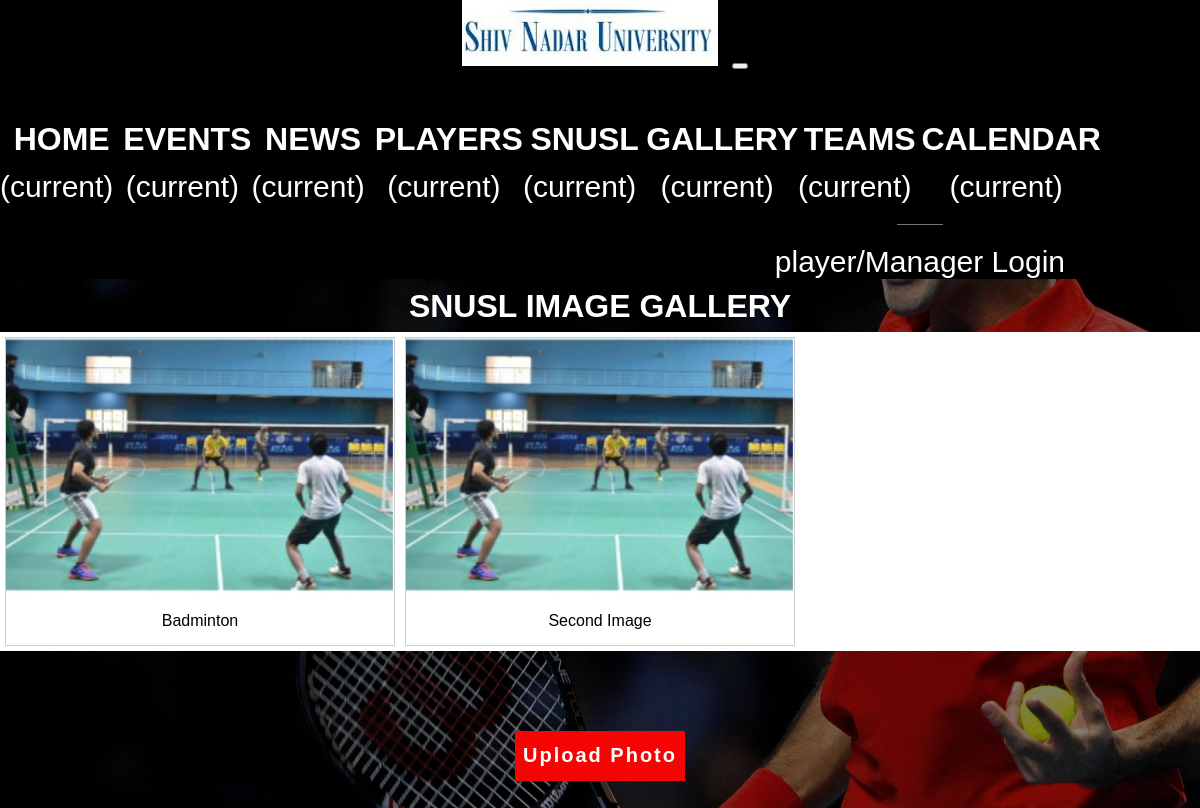
/gallery.php, run on the app's committed database.
### tables this page shows
CREATE TABLE IF NOT EXISTS `gallery` (
  `id` int(3) NOT NULL,
  `location` text NOT NULL,
  `title` varchar(1000) NOT NULL,
  `description` varchar(1000) DEFAULT NULL
);

### gallery.php (the view, shortened to what this page needs)
<?php
    include 'dbh.php';
?>
<!DOCTYPE html>
<html lang="en">
<head>
    <link rel="stylesheet" href="assets/css/gallery.css">
    <link rel="stylesheet" href="assets/css/lightbox.min.css">
</head>
<body>
    <div class="col-lg-12">
    <nav class="navbar navbar-expand-lg navbar-light bg-light">
        <a class="navbar-brand" href="https://snu.edu.in/" style="width: max-content;"><img
                src="assets\images\snu_logo.jpg" class="img-fluid" style="width: max-content;"
                alt="Responsive image"></a>
        <button class="navbar-toggler" type="button" data-toggle="collapse" data-target="#navbarSupportedContent"
            aria-controls="navbarSupportedContent" aria-expanded="false" aria-label="Toggle navigation">
        </button>
        <div class="collapse navbar-collapse" id="navbarSupportedContent" id="header1">
            <ul class="navbar-nav mr-auto">
                <li class="nav-item active">
              <a class="nav-link" href="index.php">
                <h1> Home </h1><span class="sr-only">(current)</span>
              </a>
            </li>
                <li class="nav-item active">
                    <a class="nav-link" href="allevents.php">
                        <h1> Events </h1><span class="sr-only">(current)</span>
                    </a>
                </li>
                <li class="nav-item active">
                    <a class="nav-link" href="NewsWall\B\Bootstrap.html">
                        <h1> News </h1><span class="sr-only">(current)</span>
                    </a>
                </li>
                <li class="nav-item active">
                    <a class="nav-link" href="all_players.php">
                        <h1> Players </h1><span class="sr-only">(current)</span>
                    </a>
                </li>
                <li class="nav-item active">
                    <a class="nav-link" href="about.html">
                        <h1> SNUSL </h1><span class="sr-only">(current)</span>
                    </a>
                </li>
                <li class="nav-item active">
                    <a class="nav-link" href="gallery.php">
                        <h1> Gallery </h1><span class="sr-only">(current)</span>
                    </a>
                </li>
                <li class="nav-item active">
                    <a class="nav-link" href="index.php">
                        <h1> Teams </h1><span class="sr-only">(current)</span>
                    </a>
                </li>
                <li class="nav-item active">
                    <a class="nav-link" href="calendar\calendar.php">
                        <h1> Calendar </h1><span class="sr-only">(current)</span>
                    </a>
                </li>
                <div class="dropdown" style="float:right; margin-right: 125px; margin-top: 20px; margin-left: 600px;">
                    <button class="btn btn-secondary dropdown-toggle" type="button" id="dropdownMenuButton"
                        data-toggle="dropdown" aria-haspopup="true" aria-expanded="false">
                    </button>
                    <div class="dropdown-menu" aria-labelledby="dropdownMenuButton">
                        <a class="dropdown-item" href="logout.php">player/Manager Login</a>
                    </div>
                </div>
            </ul>
    </nav>
</div>
<h1>SNUSL Image Gallery</h1>
<div class="container">
    <?php
        $sql = "SELECT * from gallery";
        $result = mysqli_query($conn, $sql) or die(mysqli_error($conn));
        while($row = $result->fetch_assoc()){
    ?>
    <div class="gallery">
        <a href="<?= $row['location'] ?>" data-lightbox="mygallery"><img src="<?= $row['location'] ?>"></a>
        <div class="desc"> <?= $row['title'] ?></div>
    </div>
    <?php } ?>
</div>
<?php
    if (isset($_SESSION['username'])) {
        echo '<div class="gallery-upload">
            <form action="gallery_upload.html">
                <input type="submit" class="form-control submit" value="Upload Photo">
            </form>
        </div>';
    }
?>
</body>
</html>

### assets/css/gallery.css (style rules this page uses)
* { box-sizing: border-box; }
body { margin: 0; padding: center; text-align: center; background: linear-gradient(rgba(0,0,0,0.5), rgba(0,0,0,0.5)), url(assets/images/roger_federer-2560x1440.jpg); background-size: cover; font-family: sans-serif; }
nav { background:black; width: 100%; overflow: auto; }
ul { margin: 0; padding: 0; list-style: none; }
li { float: left; }
nav a { width: 150px; display: 120px; text-decoration: none; text-align:center; background:black; font-size: 30px; color: white; padding: 20px 10px; font-family: Arial; }
h1 { font-size: 32px; line-height: 10px; text-align: center; margin-top: 100; color: #fff; text-transform: uppercase; transition: all 4s ease-in-out; }
.container { max-width: 1200px; margin: auto; overflow: auto; background:#fff; transition: all 4s ease-in-out; transition-property: all; }
.gallery { margin: 5px; border: 1px solid #ccc; float: left; width: 390px; }
.gallery img { width: 100%; height: auto; transition: 1s; }
.desc { padding: 15px; text-align: center; }
.gallery-upload { padding: 60px; }
form .submit { background: #f50404; border-color: transparent; color: #fff; font-size: 20px; font-weight: bold; letter-spacing: 2px; height: 50px; margin-top: 20px; }

### gallery.php (style rules this page uses)
body { margin: 0; padding: center; text-align: center; background: linear-gradient(rgba(0,0,0,0.5), rgba(0,0,0,0.5)), url(assets/images/roger_federer-2560x1440.jpg); background-size: cover; font-family: sans-serif; }

### data on the page
gallery: location (picture), title "Badminton"
gallery: location (picture), title "Second Image"
